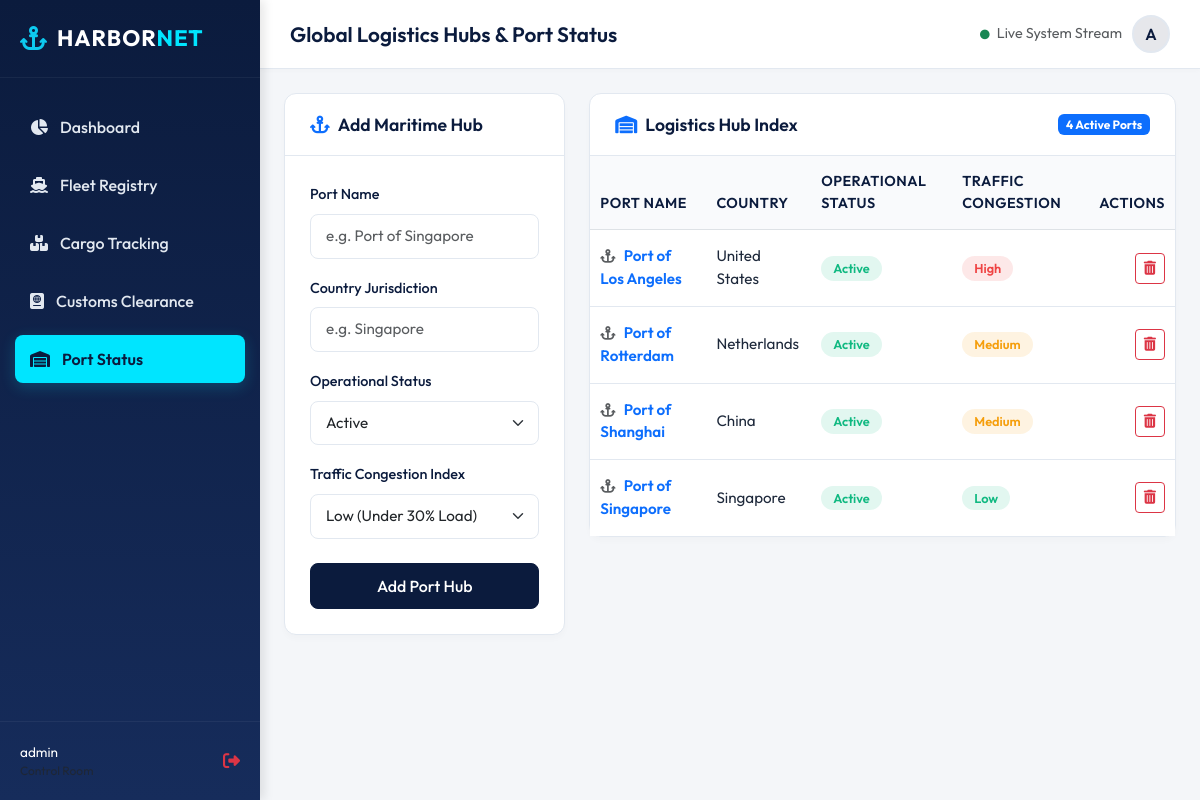
The app's page /ports (signed in) with its own data.
### tables this page shows
CREATE TABLE ports (
        id INTEGER PRIMARY KEY AUTOINCREMENT,
        port_name TEXT UNIQUE NOT NULL,
        country TEXT NOT NULL,
        operational_status TEXT NOT NULL,
        congestion_level TEXT NOT NULL
    );

### app.py (the view, shortened to what this page needs)
@app.route('/ports', methods=['GET', 'POST'])
@login_required
def ports():
    conn = get_db_connection()
    ports_list = conn.execute("SELECT * FROM ports ORDER BY port_name").fetchall()
    conn.close()
    return render_template('ports.html', ports=ports_list)

### app.py (called while the page is built)
def get_db_connection():
    conn = sqlite3.connect(DATABASE)
    conn.row_factory = sqlite3.Row
    return conn

def login_required(f):
    from functools import wraps
    @wraps(f)
    def decorated_function(*args, **kwargs):
        if 'user_id' not in session:
            flash("Authorization required. Please authenticate.", "warning")
            return redirect(url_for('login'))
        return f(*args, **kwargs)
    return decorated_function

### templates/ports.html (shortened to what this page needs)
{% extends 'base.html' %}
{% block page_title %}Global Logistics Hubs & Port Status{% endblock %}
{% block content %}
<div class="row g-4">
    <div class="col-12 col-lg-4">
        <div class="custom-card">
            <div class="custom-card-header">
                <h4 class="custom-card-title"><i class="fa-solid fa-anchor text-primary me-2"></i>Add Maritime Hub</h4>
            </div>
            <div class="custom-card-body">
                <form action="{{ url_for('ports') }}" method="POST">
                    <div class="mb-3">
                        <label for="port_name" class="form-label">Port Name</label>
                        <input type="text" class="form-control" id="port_name" name="port_name" placeholder="e.g. Port of Singapore" required>
                    </div>
                    <div class="mb-3">
                        <label for="country" class="form-label">Country Jurisdiction</label>
                        <input type="text" class="form-control" id="country" name="country" placeholder="e.g. Singapore" required>
                    </div>
                    <div class="mb-3">
                        <label for="operational_status" class="form-label">Operational Status</label>
                        <select class="form-select" id="operational_status" name="operational_status" required>
                            <option value="Active" selected>Active</option>
                        </select>
                    </div>
                    <div class="mb-4">
                        <label for="congestion_level" class="form-label">Traffic Congestion Index</label>
                        <select class="form-select" id="congestion_level" name="congestion_level" required>
                            <option value="Low" selected>Low (Under 30% Load)</option>
                        </select>
                    </div>
                    <button type="submit" class="btn btn-primary w-100">Add Port Hub</button>
                </form>
            </div>
        </div>
    </div>
    <div class="col-12 col-lg-8">
        <div class="custom-card">
            <div class="custom-card-header">
                <h4 class="custom-card-title"><i class="fa-solid fa-warehouse text-primary me-2"></i>Logistics Hub Index</h4>
                <span class="badge bg-primary">{{ ports | length }} Active Ports</span>
            </div>
            <div class="custom-card-body p-0">
                <div class="table-responsive">
                    <table class="table align-middle">
                        <thead>
                            <tr>
                                <th>Port Name</th>
                                <th>Country</th>
                                <th>Operational Status</th>
                                <th>Traffic Congestion</th>
                                <th class="text-end">Actions</th>
                            </tr>
                        </thead>
                        <tbody>
                            {% if ports %}
                                {% for port in ports %}
                                <tr>
                                    <td class="fw-semibold text-primary"><i class="fa-solid fa-anchor text-muted me-2" style="font-size: 0.85rem;"></i>{{ port.port_name }}</td>
                                    <td>{{ port.country }}</td>
                                    <td>
                                        {% set clean_status = port.operational_status | lower | replace(' ', '') %}
                                        <span class="badge badge-status status-{{ clean_status }}">
                                            {{ port.operational_status }}
                                        </span>
                                    </td>
                                    <td>
                                        {% set clean_congestion = port.congestion_level | lower | replace(' ', '') %}
                                        <span class="badge badge-status status-{{ clean_congestion }}">
                                            {{ port.congestion_level }}
                                        </span>
                                    </td>
                                    <td class="text-end">
                                        <form action="{{ url_for('delete_port', port_id=port.id) }}" method="POST" style="display:inline;" onsubmit="return confirm('Remove this port hub? (Warning: This will prevent new vessel assignments to this port)');">
                                            <button type="submit" class="btn btn-sm btn-outline-danger" title="Remove Port Hub">
                                                <i class="fa-solid fa-trash-can"></i>
                                            </button>
                                        </form>
                                    </td>
                                </tr>
                                {% endfor %}
                            {% else %}
                                <tr>
                                    <td colspan="5" class="text-center py-4 text-muted">No maritime ports currently indexed. Use the registry form to index a new port.</td>
                                </tr>
                            {% endif %}
                        </tbody>
                    </table>
                </div>
            </div>
        </div>
    </div>
</div>
{% endblock %}

### static/style.css (style rules this page uses)
:root { --primary-color: #0b1b3d; --secondary-color: #162c5b; --accent-color: #00e5ff; --accent-dark: #00b8d4; --bg-light: #f4f6f9; --bg-card: #ffffff; --text-dark: #1e293b; --text-muted: #64748b; --text-light: #e2e8f0; --border-color: #e2e8f0; --success: #10b981; --warning: #f59e0b; --danger: #ef4444; }
body { font-family: 'Outfit', sans-serif; background-color: var(--bg-light); color: var(--text-dark); overflow-x: hidden; margin: 0; padding: 0; }
.custom-card { background: var(--bg-card); border-radius: 12px; border: 1px solid var(--border-color); box-shadow: 0 4px 6px rgba(0, 0, 0, 0.02); margin-bottom: 25px; }
.custom-card-header { padding: 20px 25px; border-bottom: 1px solid var(--border-color); display: flex; justify-content: space-between; align-items: center; background: transparent; }
.custom-card-title { font-size: 1.1rem; font-weight: 600; color: var(--primary-color); margin: 0; }
.custom-card-body { padding: 25px; }
.table { margin-bottom: 0; }
.table th { font-weight: 600; color: var(--primary-color); border-top: none; padding: 15px 10px; background: rgba(244, 246, 249, 0.5); font-size: 0.9rem; text-transform: uppercase; letter-spacing: 0.5px; }
.table td { padding: 15px 10px; vertical-align: middle; color: var(--text-dark); font-size: 0.95rem; border-bottom: 1px solid var(--border-color); }
.table tbody tr:last-child td { border-bottom: none; }
.badge-status { font-size: 0.8rem; font-weight: 600; padding: 6px 12px; border-radius: 50px; }
.status-active, .status-cleared, .status-docked { background-color: rgba(16, 185, 129, 0.12); color: var(--success); }
.status-low { background-color: rgba(16, 185, 129, 0.12); color: var(--success); }
.status-medium { background-color: rgba(245, 158, 11, 0.12); color: var(--warning); }
.status-high { background-color: rgba(239, 68, 68, 0.12); color: var(--danger); }
.form-label { font-weight: 500; color: var(--primary-color); font-size: 0.9rem; margin-bottom: 8px; }
.form-control, .form-select { border-radius: 8px; border: 1px solid var(--border-color); padding: 10px 15px; font-size: 0.95rem; transition: all 0.2s ease-in-out; }
.btn-primary { background-color: var(--primary-color); border-color: var(--primary-color); padding: 10px 20px; font-weight: 500; border-radius: 8px; transition: all 0.2s; }

### records on screen
ports: port_name "Port of Los Angeles", country "United States", operational_status "Active", congestion_level "High"
ports: port_name "Port of Rotterdam", country "Netherlands", operational_status "Active", congestion_level "Medium"
ports: port_name "Port of Shanghai", country "China", operational_status "Active", congestion_level "Medium"
ports: port_name "Port of Singapore", country "Singapore", operational_status "Active", congestion_level "Low"

### other values on screen
{{ session.get('username', 'Operator') }} "admin"
{{ session.get('username', 'O')[:1] | upper }} "A"
{{ ports | length }} "4"
